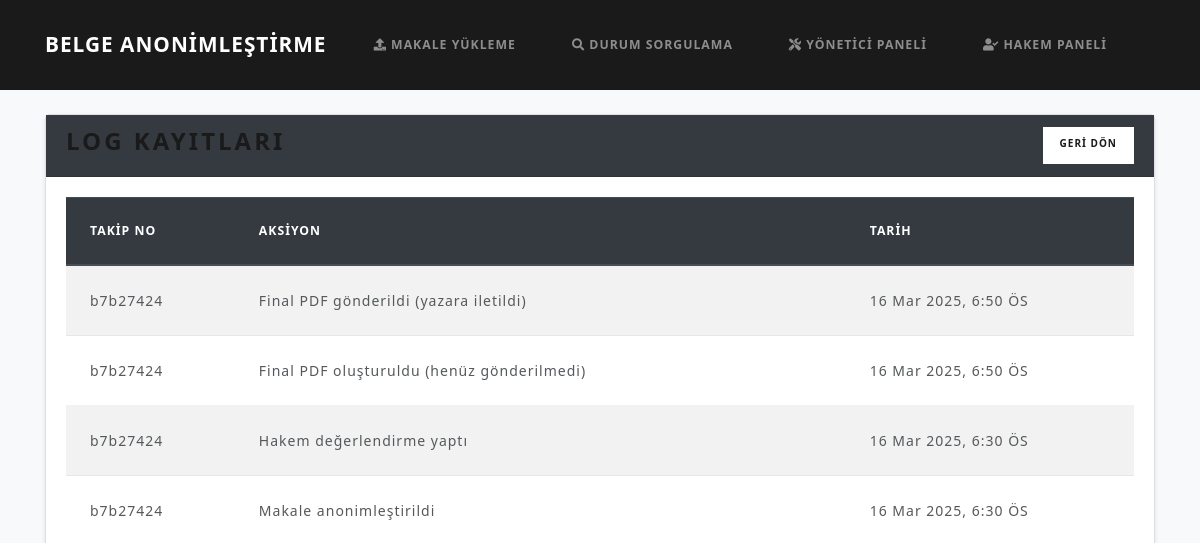
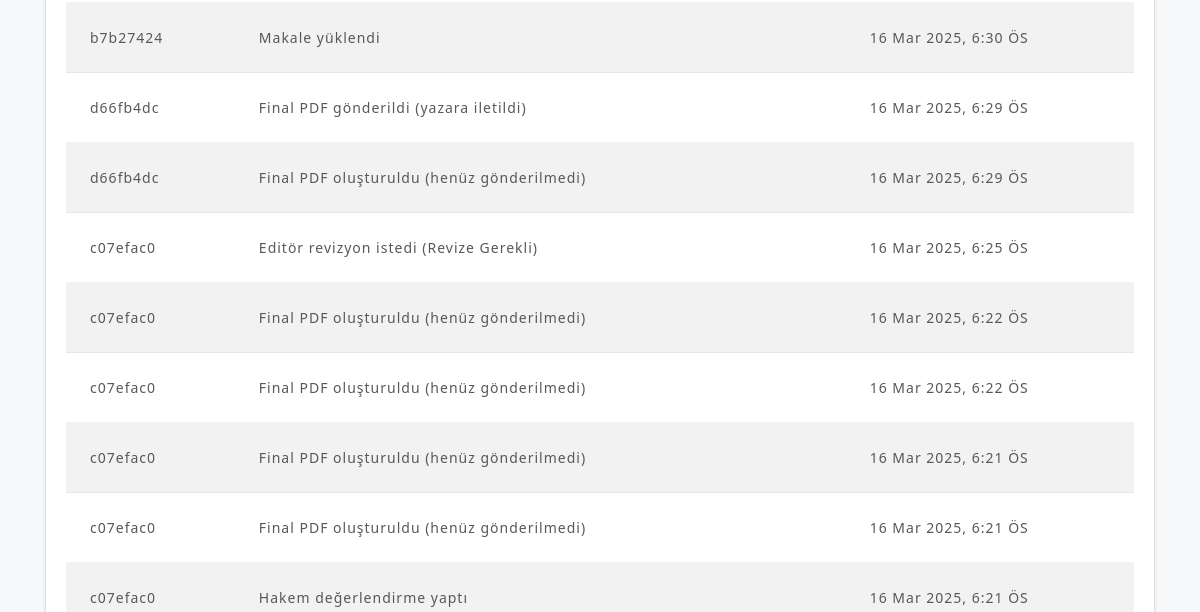
Before: /makalesistemi/yonetici/logs/ (upper part) with the older database file (2 pictures, top to bottom).
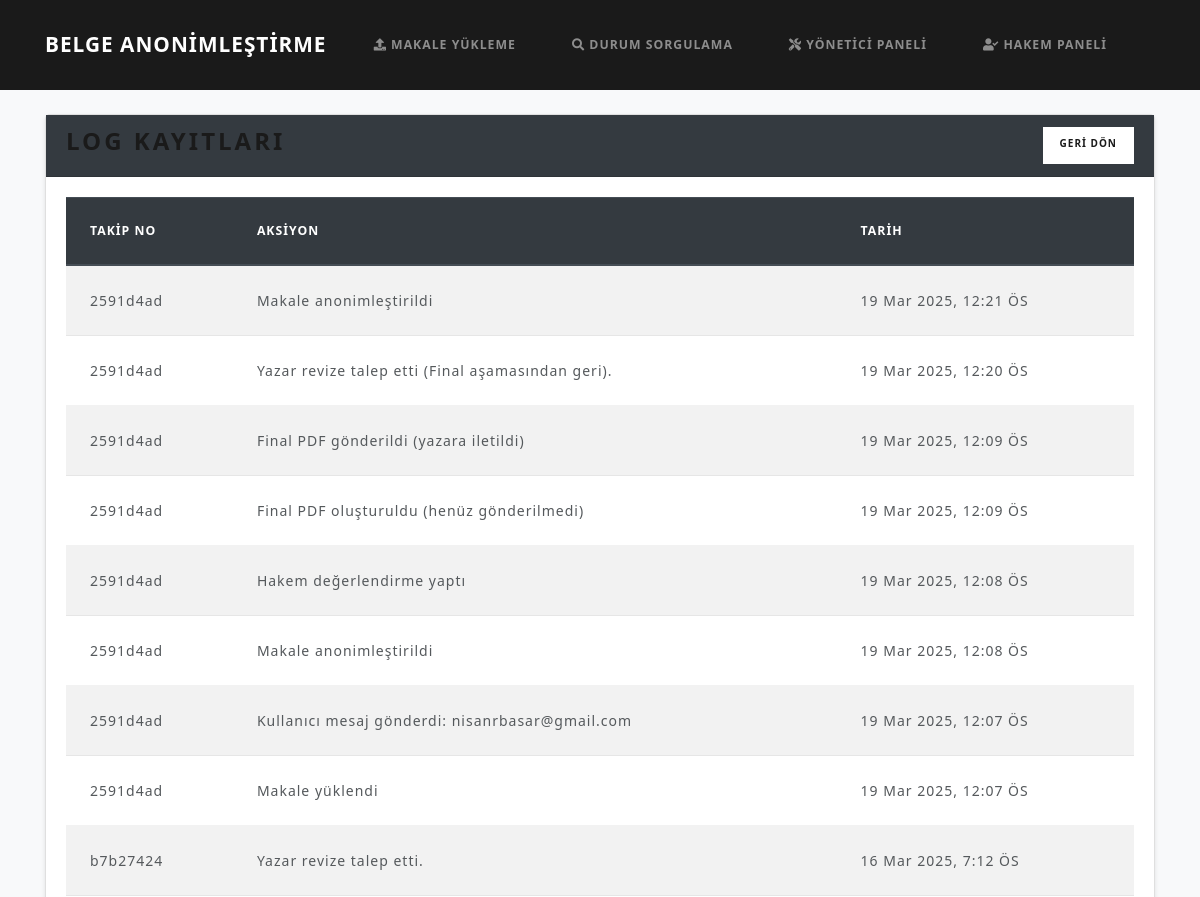
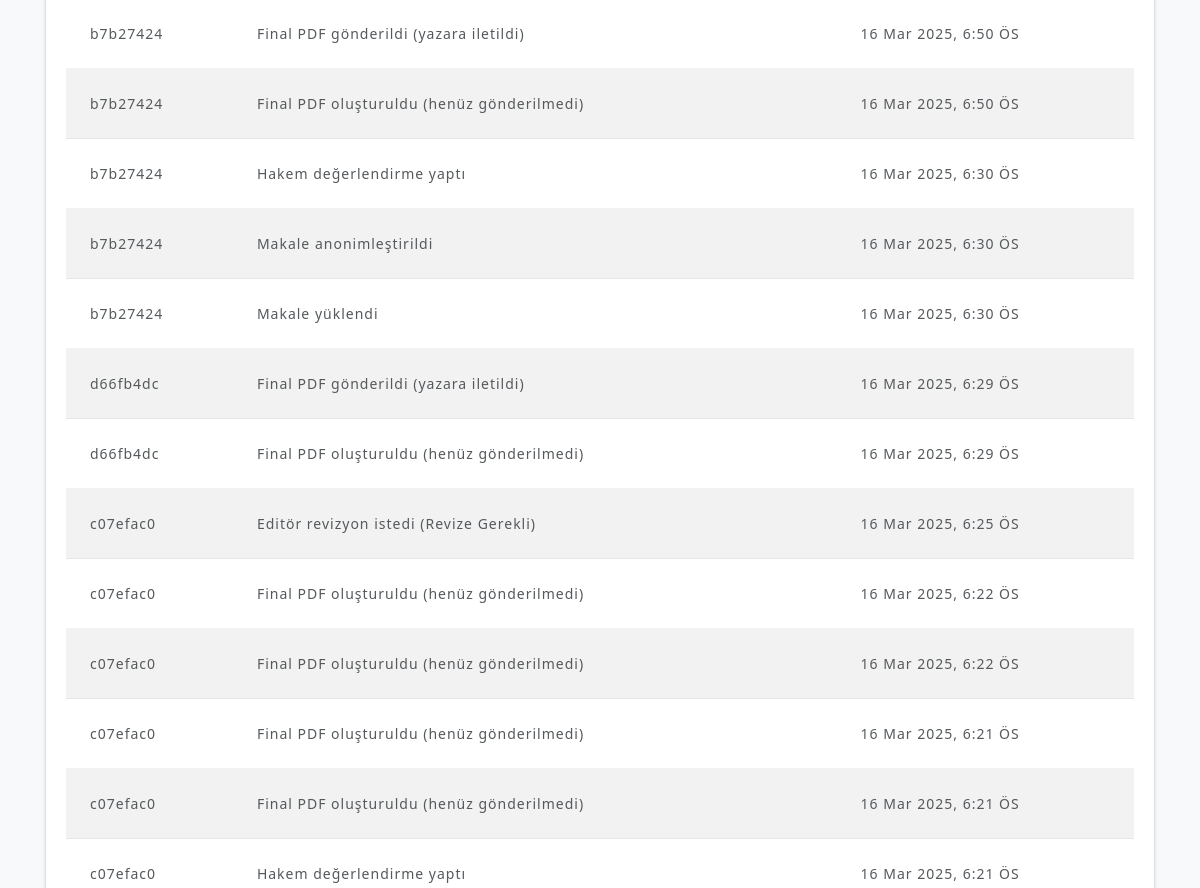
After: the same page with the newer database file (2 pictures, top to bottom).
### papers/models.py (models this page shows, shortened)
class Log(models.Model):
    submission = models.ForeignKey(Submission, on_delete=models.CASCADE)
    action = models.CharField(max_length=200)
    timestamp = models.DateTimeField(default=timezone.now)

class Submission(models.Model):
    tracking_number = models.CharField(max_length=50, unique=True)
    email_hash = models.CharField(max_length=64)
    encrypted_filename = models.TextField(null=True, blank=True)
    original_pdf = models.FileField(upload_to='uploads/')
    revised_pdf = models.FileField(upload_to='uploads/', null=True, blank=True)
    anonymized_pdf = models.FileField(upload_to='anonymized/', null=True, blank=True)
    final_pdf = models.FileField(upload_to='final/', null=True, blank=True)
    final_sent = models.BooleanField(default=False)  # Final PDF gönderildi mi?
    extracted_keywords = models.TextField(blank=True, null=True)
    subtopics = models.ManyToManyField(Subtopic, blank=True, related_name='submissions')
    status = models.CharField(max_length=50, choices=STATUS_CHOICES, default='Gönderildi')
    review = models.TextField(null=True, blank=True)
    reviewer = models.ForeignKey(Reviewer, null=True, blank=True, on_delete=models.SET_NULL)
    timestamp = models.DateTimeField(default=timezone.now)
    reviewed_pdf = models.FileField(upload_to='reviewed/', null=True, blank=True)  # Yeni alan
    anonymized_data = models.TextField(null=True, blank=True)
    restored = models.BooleanField(default=False)

### papers/views.py (the view)
# urls.py: path('makalesistemi/yonetici/logs/', views.editor_logs, name='editor_logs'),
def editor_logs(request):
    logs = Log.objects.all().order_by('-timestamp')
    return render(request, 'editor_logs.html', {'logs': logs})

### templates/editor_logs.html
{% extends 'base.html' %}
{% block content %}
<div class="card">
  <div class="card-header bg-dark text-white d-flex justify-content-between">
    <h3>Log Kayıtları</h3>
    <a href="{% url 'editor_dashboard' %}" class="btn btn-light btn-sm">GERİ DÖN</a>
  </div>
  <div class="card-body">
    {% if logs %}
    <div class="table-responsive">
      <table class="table table-striped">
        <thead class="thead-dark">
          <tr>
            <th>Takip No</th>
            <th>Aksiyon</th>
            <th>Tarih</th>
          </tr>
        </thead>
        <tbody>
          {% for log in logs %}
          <tr>
            <td>{{ log.submission.tracking_number }}</td>
            <td>{{ log.action }}</td>
            <td>{{ log.timestamp|date:"d M Y, g:i A" }}</td>
          </tr>
          {% endfor %}
        </tbody>
      </table>
    </div>
    {% else %}
    <p>Log kaydı bulunamadı.</p>
    {% endif %}
  </div>
</div>
{% endblock %}

Changed rows visible on the page:
added Log: submission.tracking_number "2591d4ad", action "Makale anonimleştirildi", timestamp "19 Mar 2025, 12:21 ÖS"
added Log: submission.tracking_number "2591d4ad", action "Yazar revize talep etti (Final aşamasından geri).", timestamp "19 Mar 2025, 12:20 ÖS"
added Log: submission.tracking_number "2591d4ad", action "Final PDF gönderildi (yazara iletildi)", timestamp "19 Mar 2025, 12:09 ÖS"
added Log: submission.tracking_number "2591d4ad", action "Final PDF oluşturuldu (henüz gönderilmedi)", timestamp "19 Mar 2025, 12:09 ÖS"
added Log: submission.tracking_number "2591d4ad", action "Hakem değerlendirme yaptı", timestamp "19 Mar 2025, 12:08 ÖS"
added Log: submission.tracking_number "2591d4ad", action "Makale anonimleştirildi", timestamp "19 Mar 2025, 12:08 ÖS"
added Log: submission.tracking_number "2591d4ad", action "Kullanıcı mesaj gönderdi: nisanrbasar@gmail.com", timestamp "19 Mar 2025, 12:07 ÖS"
added Log: submission.tracking_number "2591d4ad", action "Makale yüklendi", timestamp "19 Mar 2025, 12:07 ÖS"
added Log: submission.tracking_number "b7b27424", action "Yazar revize talep etti.", timestamp "16 Mar 2025, 7:12 ÖS"
